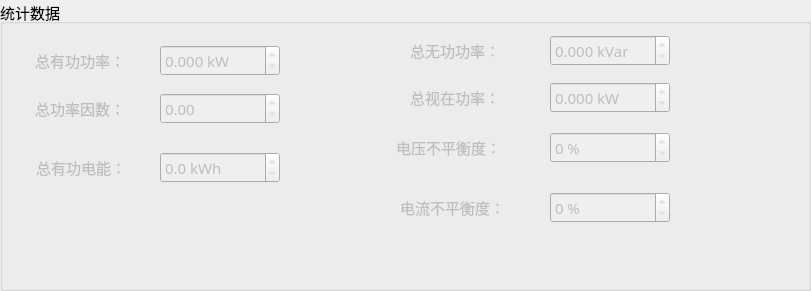
    <widget class="QGroupBox" name="groupBox_6">
     <property name="geometry">
      <rect>
       <x>0</x>
       <y>480</y>
       <width>811</width>
       <height>291</height>
      </rect>
     </property>
     <property name="font">
      <font>
       <pointsize>11</pointsize>
      </font>
     </property>
     <property name="title">
      <string>统计数据</string>
     </property>
     <widget class="QLabel" name="cur_unbal_4">
      <property name="enabled">
       <bool>false</bool>
      </property>
      <property name="geometry">
       <rect>
        <x>370</x>
        <y>192</y>
        <width>135</width>
        <height>31</height>
       </rect>
      </property>
      <property name="minimumSize">
       <size>
        <width>0</width>
        <height>31</height>
       </size>
      </property>
      <property name="maximumSize">
       <size>
        <width>135</width>
        <height>16777215</height>
       </size>
      </property>
      <property name="font">
       <font>
        <family>微软雅黑</family>
        <pointsize>11</pointsize>
       </font>
      </property>
      <property name="layoutDirection">
       <enum>Qt::RightToLeft</enum>
      </property>
      <property name="autoFillBackground">
       <bool>false</bool>
      </property>
      <property name="text">
       <string>电流不平衡度：</string>
      </property>
      <property name="alignment">
       <set>Qt::AlignRight|Qt::AlignTrailing|Qt::AlignVCenter</set>
      </property>
     </widget>
     <widget class="QLabel" name="vol_unbal_4">
      <property name="enabled">
       <bool>false</bool>
      </property>
      <property name="geometry">
       <rect>
        <x>381</x>
        <y>132</y>
        <width>120</width>
        <height>31</height>
       </rect>
      </property>
      <property name="minimumSize">
       <size>
        <width>0</width>
        <height>31</height>
       </size>
      </property>
      <property name="font">
       <font>
        <family>微软雅黑</family>
        <pointsize>11</pointsize>
       </font>
      </property>
      <property name="layoutDirection">
       <enum>Qt::RightToLeft</enum>
      </property>
      <property name="text">
       <string>电压不平衡度：</string>
      </property>
      <property name="alignment">
       <set>Qt::AlignRight|Qt::AlignTrailing|Qt::AlignVCenter</set>
      </property>
     </widget>
     <widget class="QLabel" name="label_104">
      <property name="enabled">
       <bool>false</bool>
      </property>
      <property name="geometry">
       <rect>
        <x>370</x>
        <y>35</y>
        <width>130</width>
        <height>31</height>
       </rect>
      </property>
      <property name="minimumSize">
       <size>
        <width>0</width>
        <height>31</height>
       </size>
      </property>
      <property name="font">
       <font>
        <family>微软雅黑</family>
        <pointsize>11</pointsize>
       </font>
      </property>
      <property name="layoutDirection">
       <enum>Qt::RightToLeft</enum>
      </property>
      <property name="text">
       <string>总无功功率：</string>
      </property>
      <property name="alignment">
       <set>Qt::AlignRight|Qt::AlignTrailing|Qt::AlignVCenter</set>
      </property>
     </widget>
     <widget class="QDoubleSpinBox" name="volUnbal">
      <property name="enabled">
       <bool>false</bool>
      </property>
      <property name="geometry">
       <rect>
        <x>550</x>
        <y>132</y>
        <width>120</width>
        <height>31</height>
       </rect>
      </property>
      <property name="minimumSize">
       <size>
        <width>120</width>
        <height>31</height>
       </size>
      </property>
      <property name="font">
       <font>
        <family>微软雅黑</family>
        <pointsize>11</pointsize>
       </font>
      </property>
      <property name="alignment">
       <set>Qt::AlignLeading|Qt::AlignLeft|Qt::AlignVCenter</set>
      </property>
      <property name="readOnly">
       <bool>true</bool>
      </property>
      <property name="buttonSymbols">
       <enum>QAbstractSpinBox::UpDownArrows</enum>
      </property>
      <property name="suffix">
       <string> %</string>
      </property>
      <property name="decimals">
       <number>0</number>
      </property>
      <property name="maximum">
       <double>100.000000000000000</double>
      </property>
     </widget>
     <widget class="QLabel" name="label_106">
      <property name="enabled">
       <bool>false</bool>
      </property>
      <property name="geometry">
       <rect>
        <x>370</x>
        <y>82</y>
        <width>130</width>
        <height>31</height>
       </rect>
      </property>
      <property name="minimumSize">
       <size>
        <width>0</width>
        <height>31</height>
       </size>
      </property>
      <property name="font">
       <font>
        <family>微软雅黑</family>
        <pointsize>11</pointsize>
       </font>
      </property>
      <property name="layoutDirection">
       <enum>Qt::RightToLeft</enum>
      </property>
      <property name="text">
       <string>总视在功率：</string>
      </property>
      <property name="alignment">
       <set>Qt::AlignRight|Qt::AlignTrailing|Qt::AlignVCenter</set>
      </property>
     </widget>
     <widget class="QDoubleSpinBox" name="totalPA">
      <property name="enabled">
       <bool>false</bool>
      </property>
      <property name="geometry">
       <rect>
        <x>550</x>
        <y>82</y>
        <width>120</width>
        <height>31</height>
       </rect>
      </property>
      <property name="minimumSize">
       <size>
        <width>120</width>
        <height>31</height>
       </size>
      </property>
      <property name="font">
       <font>
        <family>微软雅黑</family>
        <pointsize>11</pointsize>
       </font>
      </property>
      <property name="alignment">
       <set>Qt::AlignLeading|Qt::AlignLeft|Qt::AlignVCenter</set>
      </property>
      <property name="readOnly">
       <bool>true</bool>
      </property>
      <property name="buttonSymbols">
       <enum>QAbstractSpinBox::UpDownArrows</enum>
      </property>
      <property name="suffix">
       <string> kW</string>
      </property>
      <property name="decimals">
       <number>3</number>
      </property>
      <property name="maximum">
       <double>100000000.000000000000000</double>
      </property>
     </widget>
     <widget class="QLabel" name="label_102">
      <property name="enabled">
       <bool>false</bool>
      </property>
      <property name="geometry">
       <rect>
        <x>24</x>
        <y>45</y>
        <width>101</width>
        <height>31</height>
       </rect>
      </property>
      <property name="minimumSize">
       <size>
        <width>0</width>
        <height>31</height>
       </size>
      </property>
      <property name="font">
       <font>
        <family>微软雅黑</family>
        <pointsize>11</pointsize>
       </font>
      </property>
      <property name="layoutDirection">
       <enum>Qt::RightToLeft</enum>
      </property>
      <property name="text">
       <string>总有功功率：</string>
      </property>
      <property name="alignment">
       <set>Qt::AlignRight|Qt::AlignTrailing|Qt::AlignVCenter</set>
      </property>
     </widget>
     <widget class="QDoubleSpinBox" name="powAct">
      <property name="enabled">
       <bool>false</bool>
      </property>
      <property name="geometry">
       <rect>
        <x>160</x>
        <y>45</y>
        <width>120</width>
        <height>31</height>
       </rect>
      </property>
      <property name="minimumSize">
       <size>
        <width>120</width>
        <height>31</height>
       </size>
      </property>
      <property name="font">
       <font>
        <family>微软雅黑</family>
        <pointsize>11</pointsize>
       </font>
      </property>
      <property name="alignment">
       <set>Qt::AlignLeading|Qt::AlignLeft|Qt::AlignVCenter</set>
      </property>
      <property name="readOnly">
       <bool>true</bool>
      </property>
      <property name="buttonSymbols">
       <enum>QAbstractSpinBox::UpDownArrows</enum>
      </property>
      <property name="suffix">
       <string> kW</string>
      </property>
      <property name="decimals">
       <number>3</number>
      </property>
      <property name="maximum">
       <double>100000000.000000000000000</double>
      </property>
     </widget>
     <widget class="QDoubleSpinBox" name="powReact">
      <property name="enabled">
       <bool>false</bool>
      </property>
      <property name="geometry">
       <rect>
        <x>550</x>
        <y>35</y>
        <width>120</width>
        <height>31</height>
       </rect>
      </property>
      <property name="minimumSize">
       <size>
        <width>120</width>
        <height>31</height>
       </size>
      </property>
      <property name="font">
       <font>
        <family>微软雅黑</family>
        <pointsize>11</pointsize>
       </font>
      </property>
      <property name="alignment">
       <set>Qt::AlignLeading|Qt::AlignLeft|Qt::AlignVCenter</set>
      </property>
      <property name="readOnly">
       <bool>true</bool>
      </property>
      <property name="buttonSymbols">
       <enum>QAbstractSpinBox::UpDownArrows</enum>
      </property>
      <property name="suffix">
       <string> kVar</string>
      </property>
      <property name="decimals">
       <number>3</number>
      </property>
      <property name="maximum">
       <double>100000000.000000000000000</double>
      </property>
     </widget>
     <widget class="QDoubleSpinBox" name="totalPf">
      <property name="enabled">
       <bool>false</bool>
      </property>
      <property name="geometry">
       <rect>
        <x>160</x>
        <y>93</y>
        <width>120</width>
        <height>31</height>
       </rect>
      </property>
      <property name="minimumSize">
       <size>
        <width>120</width>
        <height>31</height>
       </size>
      </property>
      <property name="font">
       <font>
        <family>微软雅黑</family>
        <pointsize>11</pointsize>
       </font>
      </property>
      <property name="alignment">
       <set>Qt::AlignLeading|Qt::AlignLeft|Qt::AlignVCenter</set>
      </property>
      <property name="readOnly">
       <bool>true</bool>
      </property>
      <property name="buttonSymbols">
       <enum>QAbstractSpinBox::UpDownArrows</enum>
      </property>
      <property name="decimals">
       <number>2</number>
      </property>
      <property name="maximum">
       <double>1.000000000000000</double>
      </property>
     </widget>
     <widget class="QDoubleSpinBox" name="totalEleact">
      <property name="enabled">
       <bool>false</bool>
      </property>
      <property name="geometry">
       <rect>
        <x>160</x>
        <y>152</y>
        <width>120</width>
        <height>31</height>
       </rect>
      </property>
      <property name="minimumSize">
       <size>
        <width>120</width>
        <height>31</height>
       </size>
      </property>
      <property name="font">
       <font>
        <family>微软雅黑</family>
        <pointsize>11</pointsize>
       </font>
      </property>
      <property name="alignment">
       <set>Qt::AlignLeading|Qt::AlignLeft|Qt::AlignVCenter</set>
      </property>
      <property name="readOnly">
       <bool>true</bool>
      </property>
      <property name="buttonSymbols">
       <enum>QAbstractSpinBox::UpDownArrows</enum>
      </property>
      <property name="suffix">
       <string> kWh</string>
      </property>
      <property name="decimals">
       <number>1</number>
      </property>
      <property name="maximum">
       <double>10000000000000000.000000000000000</double>
      </property>
     </widget>
     <widget class="QDoubleSpinBox" name="curUnbal">
      <property name="enabled">
       <bool>false</bool>
      </property>
      <property name="geometry">
       <rect>
        <x>550</x>
        <y>192</y>
        <width>120</width>
        <height>31</height>
       </rect>
      </property>
      <property name="minimumSize">
       <size>
        <width>120</width>
        <height>31</height>
       </size>
      </property>
      <property name="font">
       <font>
        <family>微软雅黑</family>
        <pointsize>11</pointsize>
       </font>
      </property>
      <property name="alignment">
       <set>Qt::AlignLeading|Qt::AlignLeft|Qt::AlignVCenter</set>
      </property>
      <property name="readOnly">
       <bool>true</bool>
      </property>
      <property name="buttonSymbols">
       <enum>QAbstractSpinBox::UpDownArrows</enum>
      </property>
      <property name="suffix">
       <string> %</string>
      </property>
      <property name="decimals">
       <number>0</number>
      </property>
      <property name="maximum">
       <double>100.000000000000000</double>
      </property>
     </widget>
     <widget class="QLabel" name="label_105">
      <property name="enabled">
       <bool>false</bool>
      </property>
      <property name="geometry">
       <rect>
        <x>24</x>
        <y>93</y>
        <width>101</width>
        <height>31</height>
       </rect>
      </property>
      <property name="minimumSize">
       <size>
        <width>0</width>
        <height>31</height>
       </size>
      </property>
      <property name="font">
       <font>
        <family>微软雅黑</family>
        <pointsize>11</pointsize>
       </font>
      </property>
      <property name="layoutDirection">
       <enum>Qt::RightToLeft</enum>
      </property>
      <property name="text">
       <string>总功率因数：</string>
      </property>
      <property name="alignment">
       <set>Qt::AlignRight|Qt::AlignTrailing|Qt::AlignVCenter</set>
      </property>
     </widget>
     <widget class="QLabel" name="label_103">
      <property name="enabled">
       <bool>false</bool>
      </property>
      <property name="geometry">
       <rect>
        <x>25</x>
        <y>152</y>
        <width>101</width>
        <height>31</height>
       </rect>
      </property>
      <property name="minimumSize">
       <size>
        <width>0</width>
        <height>31</height>
       </size>
      </property>
      <property name="font">
       <font>
        <family>微软雅黑</family>
        <pointsize>11</pointsize>
       </font>
      </property>
      <property name="layoutDirection">
       <enum>Qt::RightToLeft</enum>
      </property>
      <property name="text">
       <string>总有功电能：</string>
      </property>
      <property name="alignment">
       <set>Qt::AlignRight|Qt::AlignTrailing|Qt::AlignVCenter</set>
      </property>
     </widget>
    </widget>
